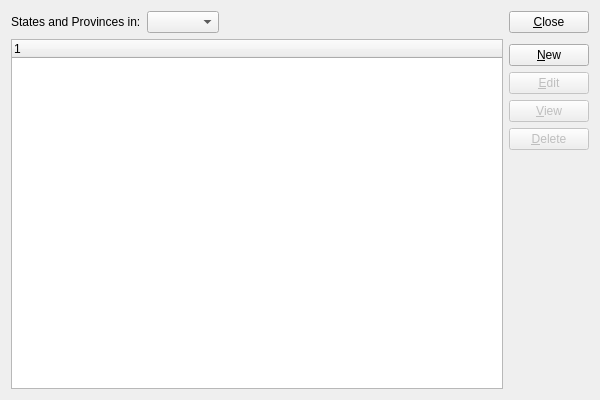
<?xml version="1.0" encoding="UTF-8"?>
<ui version="4.0">
 <comment>This file is part of the xTuple ERP: PostBooks Edition, a free and
open source Enterprise Resource Planning software suite,
Copyright (c) 1999-2018 by OpenMFG LLC, d/b/a xTuple.
It is licensed to you under the Common Public Attribution License
version 1.0, the full text of which (including xTuple-specific Exhibits)
is available at www.xtuple.com/CPAL.  By using this software, you agree
to be bound by its terms.</comment>
 <class>states</class>
 <widget class="QWidget" name="states">
  <property name="geometry">
   <rect>
    <x>0</x>
    <y>0</y>
    <width>600</width>
    <height>400</height>
   </rect>
  </property>
  <property name="windowTitle">
   <string>List States and Provinces</string>
  </property>
  <layout class="QGridLayout" name="gridLayout">
   <item row="0" column="0">
    <layout class="QHBoxLayout" name="horizontalLayout">
     <item>
      <widget class="QLabel" name="_stateLit">
       <property name="text">
        <string>States and Provinces in:</string>
       </property>
       <property name="buddy">
        <cstring>_state</cstring>
       </property>
      </widget>
     </item>
     <item>
      <widget class="XComboBox" name="_country">
       <property name="allowNull">
        <bool>true</bool>
       </property>
       <property name="nullStr">
        <string>[ All Countries ]</string>
       </property>
       <property name="type">
        <enum>XComboBox::Countries</enum>
       </property>
      </widget>
     </item>
     <item>
      <spacer name="horizontalSpacer">
       <property name="orientation">
        <enum>Qt::Horizontal</enum>
       </property>
       <property name="sizeHint" stdset="0">
        <size>
         <width>40</width>
         <height>20</height>
        </size>
       </property>
      </spacer>
     </item>
    </layout>
   </item>
   <item row="0" column="1" rowspan="2">
    <layout class="QVBoxLayout" name="verticalLayout">
     <item>
      <widget class="QPushButton" name="_close">
       <property name="text">
        <string>&amp;Close</string>
       </property>
      </widget>
     </item>
     <item>
      <spacer name="verticalSpacer">
       <property name="orientation">
        <enum>Qt::Vertical</enum>
       </property>
       <property name="sizeType">
        <enum>QSizePolicy::Fixed</enum>
       </property>
       <property name="sizeHint" stdset="0">
        <size>
         <width>20</width>
         <height>5</height>
        </size>
       </property>
      </spacer>
     </item>
     <item>
      <widget class="QPushButton" name="_new">
       <property name="text">
        <string>&amp;New</string>
       </property>
      </widget>
     </item>
     <item>
      <widget class="QPushButton" name="_edit">
       <property name="enabled">
        <bool>false</bool>
       </property>
       <property name="text">
        <string>&amp;Edit</string>
       </property>
      </widget>
     </item>
     <item>
      <widget class="QPushButton" name="_view">
       <property name="enabled">
        <bool>false</bool>
       </property>
       <property name="text">
        <string>&amp;View</string>
       </property>
      </widget>
     </item>
     <item>
      <widget class="QPushButton" name="_delete">
       <property name="enabled">
        <bool>false</bool>
       </property>
       <property name="text">
        <string>&amp;Delete</string>
       </property>
      </widget>
     </item>
     <item>
      <spacer name="Spacer13">
       <property name="orientation">
        <enum>Qt::Vertical</enum>
       </property>
       <property name="sizeType">
        <enum>QSizePolicy::Expanding</enum>
       </property>
       <property name="sizeHint" stdset="0">
        <size>
         <width>20</width>
         <height>20</height>
        </size>
       </property>
      </spacer>
     </item>
    </layout>
   </item>
   <item row="1" column="0">
    <widget class="XTreeWidget" name="_state">
     <property name="sizePolicy">
      <sizepolicy hsizetype="Expanding" vsizetype="Expanding">
       <horstretch>0</horstretch>
       <verstretch>0</verstretch>
      </sizepolicy>
     </property>
    </widget>
   </item>
  </layout>
 </widget>
 <layoutdefault spacing="6" margin="11"/>
 <customwidgets>
  <customwidget>
   <class>XComboBox</class>
   <extends>QComboBox</extends>
   <header>xcombobox.h</header>
  </customwidget>
  <customwidget>
   <class>XTreeWidget</class>
   <extends>QTreeWidget</extends>
   <header>xtreewidget.h</header>
   <container>1</container>
  </customwidget>
 </customwidgets>
 <tabstops>
  <tabstop>_country</tabstop>
  <tabstop>_state</tabstop>
  <tabstop>_new</tabstop>
  <tabstop>_edit</tabstop>
  <tabstop>_view</tabstop>
  <tabstop>_delete</tabstop>
  <tabstop>_close</tabstop>
 </tabstops>
 <includes>
  <include location="global">parameter.h</include>
 </includes>
 <resources/>
 <connections>
  <connection>
   <sender>_close</sender>
   <signal>clicked()</signal>
   <receiver>states</receiver>
   <slot>close()</slot>
   <hints>
    <hint type="sourcelabel">
     <x>494</x>
     <y>32</y>
    </hint>
    <hint type="destinationlabel">
     <x>20</x>
     <y>20</y>
    </hint>
   </hints>
  </connection>
  <connection>
   <sender>_state</sender>
   <signal>valid(bool)</signal>
   <receiver>_view</receiver>
   <slot>setEnabled(bool)</slot>
   <hints>
    <hint type="sourcelabel">
     <x>32</x>
     <y>65</y>
    </hint>
    <hint type="destinationlabel">
     <x>494</x>
     <y>197</y>
    </hint>
   </hints>
  </connection>
 </connections>
</ui>
